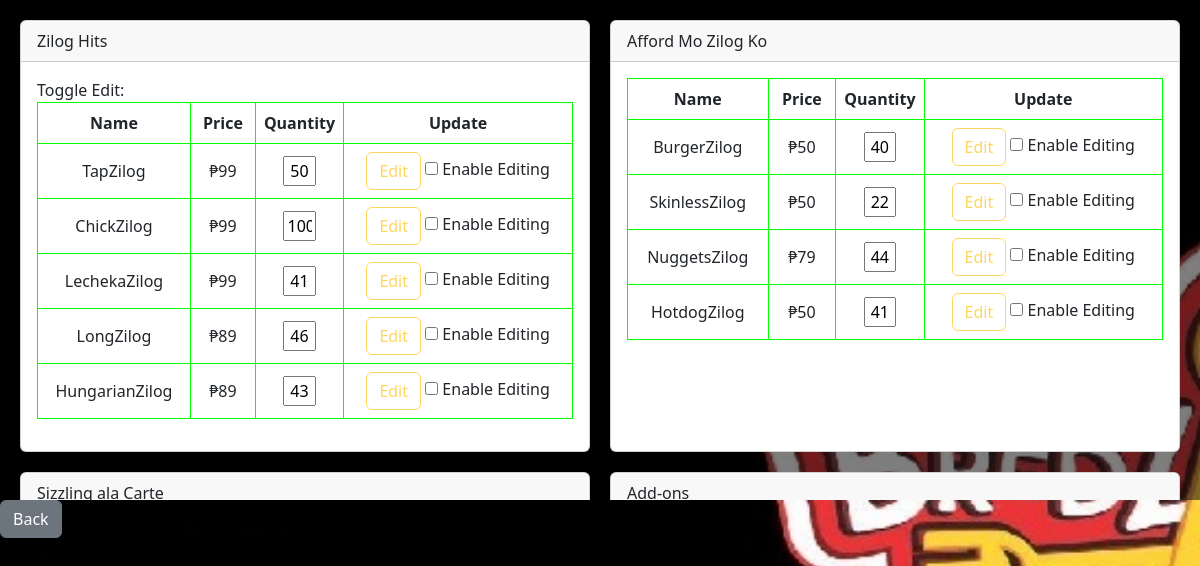
/admin/inventory (signed in), run on an earlier commit of the app's database.
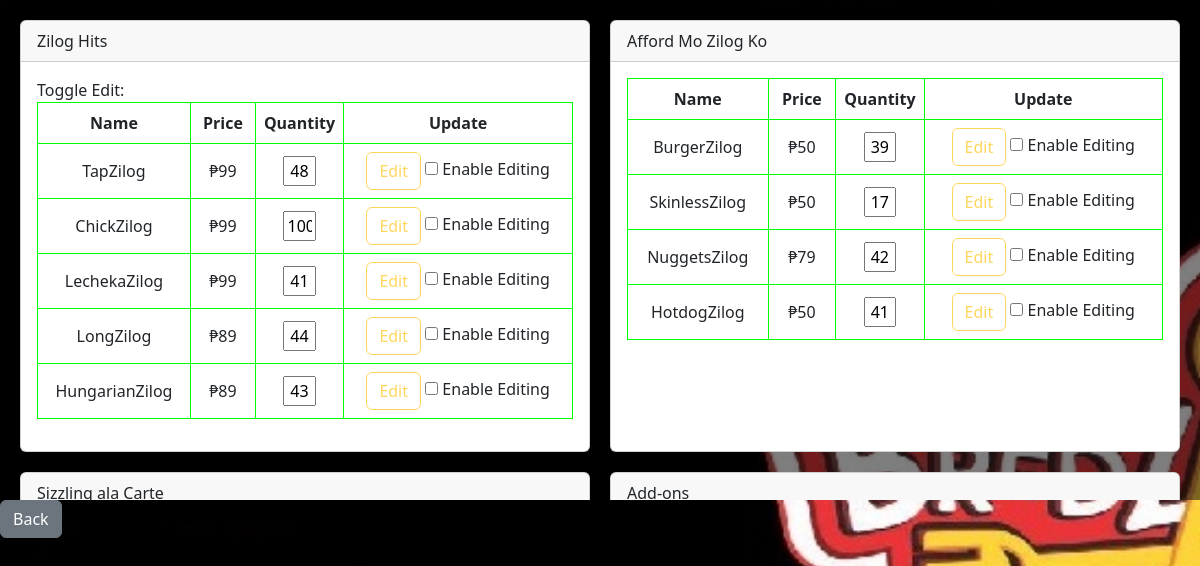
And on a later commit of the database.
### tables this page shows
CREATE TABLE menu ( id INTEGER PRIMARY KEY AUTOINCREMENT, name TEXT NOT NULL, price INTEGER, type TEXT, quantity INTEGER);

### routes/admin.py (the view)
@admin_bp.route('/admin/inventory', methods=['POST', 'GET'])
def inventory():
    if 'email' in session:
        menu = pnt.EachData()
        return render_template('admin-inventory.html', menu=menu)
    return redirect(url_for('admin.adminPage'))

### thisclass/Myclass.py (called while the page is built)
    def create_object(self, i):
        id, name, price, type, qty = i
        return Item(id, name, price, type, qty)

    def fetch_from_db(self):
        connection = sqlite3.connect(self.db)
        cursor = connection.cursor()
        cursor.execute('SELECT * FROM menu')
        rows = cursor.fetchall()
        for i in rows:
            obj = self.create_object(i)
            self.items.append(obj)
        connection.close()

    @property
    def items(self):
        return self._items

    def get_item_per_type(self):
        hits = []
        afford = []
        carte = []
        add_on = []
        my_dict = {
            'hits': hits,
            'afford': afford,
            'carte': carte,
            'add_on': add_on
        }
        for i in self.items:
            if 'Zilog Hits' == i.type:
                hits.append(i)
            elif 'Afford Mo Zilog Ko' == i.type:
                afford.append(i)
            elif 'Sizzling Ala Carte' == i.type:
                carte.append(i)
            elif 'add-on' == i.type:
                add_on.append(i)
        return my_dict

    @property
    def id(self):
        return self._id

    @property
    def name(self):
        return self._name

    @property
    def price(self):
        return self._price

    @property
    def type(self):
        return self._type

    @property
    def qty(self):
        return self._qty

### templates/admin-inventory.html (shortened to what this page needs)
{% extends "layout.html" %}
{% block styles %}
    <link rel="stylesheet" href="{{ url_for('static', filename='css/admin-inventory.css') }}">
{% endblock %}
{% block body %}
<div class="grid-container">
    <div class="card digital-card">
        <div class="card-header">
            Zilog Hits
        </div>
        <div class="card-body">
            <label for="toggle">Toggle Edit:</label>
            <table class="table digital-table" id="table1">
                <thead>
                    <tr>
                        <th>Name</th>
                        <th>Price</th>
                        <th>Quantity</th>
                        <th>Update</th>
                    </tr>
                </thead>
                <tbody>
                    {% for i in menu.get_item_per_type()['hits'] %}
                    <tr>
                        <td>{{ i.name }}</td>
                        <td>₱{{ i.price }}</td>
                        <form action="/admin/setQuantity/{{ i.id }}" method="post">
                            <td style="width: 15%; text-align: center;">
                                <input type="text" value="{{ i.qty }}" id="qty{{ i.id }}" readonly name="qty{{ i.id }}" style="width: 45%; text-align: center;">
                            </td>
                            <td>
                                <button type="submit" id="submit_btn{{ i.id }}" class="btn btn-outline-warning" disabled>Edit</button>
                                <label>
                                    <input type="checkbox" id="checkbox{{ i.id }}" onclick="toggle('qty{{ i.id }}', 'submit_btn{{ i.id }}', 'hidden_input{{ i.id }}')"> Enable Editing
                                </label>
                            </td>
                        </form>
                    </tr>
                    {% endfor %}
                </tbody>
            </table>
        </div>
    </div>
    <div class="card digital-card">
        <div class="card-header">
            Afford Mo Zilog Ko
        </div>
        <div class="card-body">
            <table class="table digital-table">
                <thead>
                    <tr>
                        <th>Name</th>
                        <th>Price</th>
                        <th>Quantity</th>
                        <th>Update</th>
                    </tr>
                </thead>
                <tbody>
                    {% for i in menu.get_item_per_type()['afford']%}
                    <tr>
                        <td>{{ i.name }}</td>
                        <td>₱{{ i.price }}</td>
                        <form action="/admin/setQuantity/{{ i.id }}" method="post">
                            <td style="width: 15%; text-align: center;">
                                <input type="text" value="{{ i.qty }}" id="qty{{ i.id }}" readonly name="qty{{ i.id }}" style="width: 45%; text-align: center;">
                            </td>
                            <td>
                                <button class="btn btn-outline-warning" type="submit" id="submit_btn{{ i.id }}" disabled>Edit</button>
                                <label>
                                    <input type="checkbox" id="checkbox{{ i.id }}" onclick="toggle('qty{{ i.id }}', 'submit_btn{{ i.id }}', 'hidden_input{{ i.id }}')"> Enable Editing
                                </label>
                            </td>
                        </form>
                    </tr>
                    {% endfor %}
                </tbody>
            </table>
        </div>
    </div>
    <div class="card digital-card">
        <div class="card-header">
            Sizzling ala Carte
        </div>
    </div>
    <div class="card digital-card">
        <div class="card-header">
            Add-ons
        </div>
    </div>
</div>
<a href="{{ url_for('admin.dashboard') }}"><button class="btn btn-secondary">Back</button></a>
{% endblock %}

### templates/layout.html (shortened to what this page needs)
<!DOCTYPE html>
<html lang="en" class="bg-image" style="
  height: 100%;
">
<head>
    <link href="https://cdn.jsdelivr.net/npm/bootstrap@5.3.0/dist/css/bootstrap.min.css" rel="stylesheet">
    <link rel="stylesheet" href="{{ url_for('static', filename='css/layout.css') }}">
    {% block styles %}{% endblock %}
</head>
<body class="bg-image">
  {% block body %} {% endblock %}
</body>
</html>

### static/css/layout.css (style rules this page uses)
body { background-image: url('../img/bg-1.jpg'); background-position: center; background-repeat: no-repeat; background-size: cover; height: 100%; }

### static/css/admin-inventory.css (style rules this page uses)
.grid-container { display: grid; grid-template-columns: repeat(2, 1fr); gap: 20px; overflow-y: auto; max-height: 500px; background: rgba(0, 0, 0, 0.5); padding: 20px; }
.digital-table { width: 100%; border-collapse: collapse; background-color: transparent; color: #00ff00; }
.digital-table th, .digital-table td { padding: 8px; text-align: center; vertical-align: middle; border: 1px solid #00ff00; }

What changed in the data, as far as the page shows it:
changed menu "TapZilog": qty "50" → "48"
changed menu "LongZilog": qty "46" → "44"
changed menu "BurgerZilog": qty "40" → "39"
changed menu "SkinlessZilog": qty "22" → "17"
changed menu "NuggetsZilog": qty "44" → "42"
